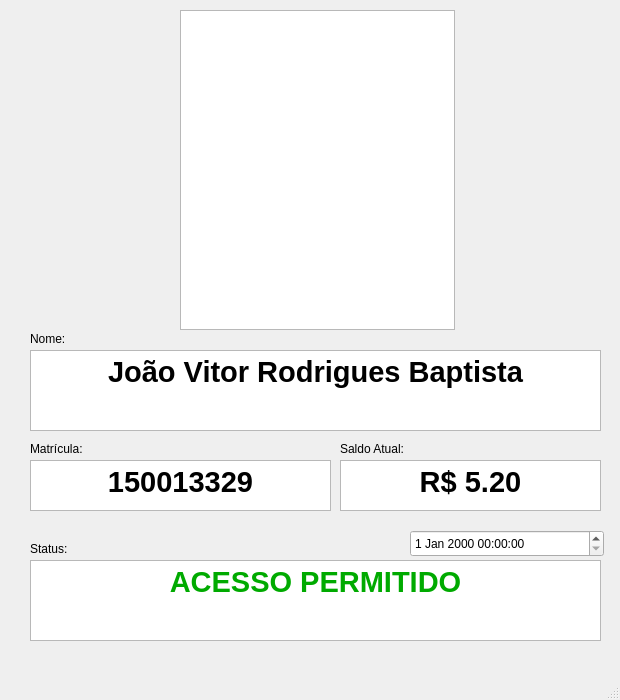
<?xml version="1.0" encoding="UTF-8"?>
<ui version="4.0">
 <class>Monitor</class>
 <widget class="QMainWindow" name="Monitor">
  <property name="geometry">
   <rect>
    <x>0</x>
    <y>0</y>
    <width>620</width>
    <height>700</height>
   </rect>
  </property>
  <property name="maximumSize">
   <size>
    <width>620</width>
    <height>700</height>
   </size>
  </property>
  <property name="windowTitle">
   <string>Monitor</string>
  </property>
  <widget class="QWidget" name="centralwidget">
   <widget class="QTextBrowser" name="Nome">
    <property name="geometry">
     <rect>
      <x>30</x>
      <y>350</y>
      <width>571</width>
      <height>81</height>
     </rect>
    </property>
    <property name="html">
     <string>&lt;!DOCTYPE HTML PUBLIC &quot;-//W3C//DTD HTML 4.0//EN&quot; &quot;http://www.w3.org/TR/REC-html40/strict.dtd&quot;&gt;
&lt;html&gt;&lt;head&gt;&lt;meta name=&quot;qrichtext&quot; content=&quot;1&quot; /&gt;&lt;style type=&quot;text/css&quot;&gt;
p, li { white-space: pre-wrap; }
&lt;/style&gt;&lt;/head&gt;&lt;body style=&quot; font-family:'Ubuntu'; font-size:11pt; font-weight:400; font-style:normal;&quot;&gt;
&lt;p align=&quot;center&quot; style=&quot; margin-top:0px; margin-bottom:0px; margin-left:0px; margin-right:0px; -qt-block-indent:0; text-indent:0px;&quot;&gt;&lt;span style=&quot; font-size:22pt; font-weight:600;&quot;&gt;João Vitor Rodrigues Baptista&lt;/span&gt;&lt;/p&gt;
&lt;p align=&quot;center&quot; style=&quot;-qt-paragraph-type:empty; margin-top:0px; margin-bottom:0px; margin-left:0px; margin-right:0px; -qt-block-indent:0; text-indent:0px; font-size:22pt; font-weight:600;&quot;&gt;&lt;br /&gt;&lt;/p&gt;&lt;/body&gt;&lt;/html&gt;</string>
    </property>
   </widget>
   <widget class="QTextBrowser" name="Matricula">
    <property name="geometry">
     <rect>
      <x>30</x>
      <y>460</y>
      <width>301</width>
      <height>51</height>
     </rect>
    </property>
    <property name="html">
     <string>&lt;!DOCTYPE HTML PUBLIC &quot;-//W3C//DTD HTML 4.0//EN&quot; &quot;http://www.w3.org/TR/REC-html40/strict.dtd&quot;&gt;
&lt;html&gt;&lt;head&gt;&lt;meta name=&quot;qrichtext&quot; content=&quot;1&quot; /&gt;&lt;style type=&quot;text/css&quot;&gt;
p, li { white-space: pre-wrap; }
&lt;/style&gt;&lt;/head&gt;&lt;body style=&quot; font-family:'Ubuntu'; font-size:11pt; font-weight:400; font-style:normal;&quot;&gt;
&lt;p align=&quot;center&quot; style=&quot; margin-top:0px; margin-bottom:0px; margin-left:0px; margin-right:0px; -qt-block-indent:0; text-indent:0px;&quot;&gt;&lt;span style=&quot; font-size:22pt; font-weight:600;&quot;&gt;150013329&lt;/span&gt;&lt;/p&gt;&lt;/body&gt;&lt;/html&gt;</string>
    </property>
   </widget>
   <widget class="QTextBrowser" name="Dinheiro">
    <property name="geometry">
     <rect>
      <x>340</x>
      <y>460</y>
      <width>261</width>
      <height>51</height>
     </rect>
    </property>
    <property name="html">
     <string>&lt;!DOCTYPE HTML PUBLIC &quot;-//W3C//DTD HTML 4.0//EN&quot; &quot;http://www.w3.org/TR/REC-html40/strict.dtd&quot;&gt;
&lt;html&gt;&lt;head&gt;&lt;meta name=&quot;qrichtext&quot; content=&quot;1&quot; /&gt;&lt;style type=&quot;text/css&quot;&gt;
p, li { white-space: pre-wrap; }
&lt;/style&gt;&lt;/head&gt;&lt;body style=&quot; font-family:'Ubuntu'; font-size:11pt; font-weight:400; font-style:normal;&quot;&gt;
&lt;p align=&quot;center&quot; style=&quot; margin-top:0px; margin-bottom:0px; margin-left:0px; margin-right:0px; -qt-block-indent:0; text-indent:0px;&quot;&gt;&lt;span style=&quot; font-size:22pt; font-weight:600;&quot;&gt;R$ 5.20&lt;/span&gt;&lt;/p&gt;&lt;/body&gt;&lt;/html&gt;</string>
    </property>
   </widget>
   <widget class="QLabel" name="Matricula_l">
    <property name="geometry">
     <rect>
      <x>30</x>
      <y>440</y>
      <width>71</width>
      <height>17</height>
     </rect>
    </property>
    <property name="text">
     <string>Matrícula: </string>
    </property>
   </widget>
   <widget class="QLabel" name="DInheiro_l">
    <property name="geometry">
     <rect>
      <x>340</x>
      <y>440</y>
      <width>131</width>
      <height>17</height>
     </rect>
    </property>
    <property name="text">
     <string>Saldo Atual:</string>
    </property>
   </widget>
   <widget class="QLabel" name="Nome_L">
    <property name="geometry">
     <rect>
      <x>30</x>
      <y>330</y>
      <width>131</width>
      <height>17</height>
     </rect>
    </property>
    <property name="text">
     <string>Nome:</string>
    </property>
   </widget>
   <widget class="QDateTimeEdit" name="Data_e_HOra">
    <property name="geometry">
     <rect>
      <x>410</x>
      <y>530</y>
      <width>194</width>
      <height>27</height>
     </rect>
    </property>
   </widget>
   <widget class="QTextBrowser" name="Status">
    <property name="geometry">
     <rect>
      <x>30</x>
      <y>560</y>
      <width>571</width>
      <height>81</height>
     </rect>
    </property>
    <property name="html">
     <string>&lt;!DOCTYPE HTML PUBLIC &quot;-//W3C//DTD HTML 4.0//EN&quot; &quot;http://www.w3.org/TR/REC-html40/strict.dtd&quot;&gt;
&lt;html&gt;&lt;head&gt;&lt;meta name=&quot;qrichtext&quot; content=&quot;1&quot; /&gt;&lt;style type=&quot;text/css&quot;&gt;
p, li { white-space: pre-wrap; }
&lt;/style&gt;&lt;/head&gt;&lt;body style=&quot; font-family:'Ubuntu'; font-size:11pt; font-weight:400; font-style:normal;&quot;&gt;
&lt;p align=&quot;center&quot; style=&quot; margin-top:0px; margin-bottom:0px; margin-left:0px; margin-right:0px; -qt-block-indent:0; text-indent:0px;&quot;&gt;&lt;span style=&quot; font-size:22pt; font-weight:600; color:#00aa00;&quot;&gt;ACESSO PERMITIDO&lt;/span&gt;&lt;/p&gt;&lt;/body&gt;&lt;/html&gt;</string>
    </property>
   </widget>
   <widget class="QLabel" name="Status_l">
    <property name="geometry">
     <rect>
      <x>30</x>
      <y>540</y>
      <width>66</width>
      <height>17</height>
     </rect>
    </property>
    <property name="text">
     <string>Status:</string>
    </property>
   </widget>
   <widget class="QTextBrowser" name="textBrowser">
    <property name="geometry">
     <rect>
      <x>180</x>
      <y>10</y>
      <width>275</width>
      <height>320</height>
     </rect>
    </property>
    <property name="minimumSize">
     <size>
      <width>275</width>
      <height>320</height>
     </size>
    </property>
    <property name="maximumSize">
     <size>
      <width>275</width>
      <height>320</height>
     </size>
    </property>
    <property name="html">
     <string>&lt;!DOCTYPE HTML PUBLIC &quot;-//W3C//DTD HTML 4.0//EN&quot; &quot;http://www.w3.org/TR/REC-html40/strict.dtd&quot;&gt;
&lt;html&gt;&lt;head&gt;&lt;meta name=&quot;qrichtext&quot; content=&quot;1&quot; /&gt;&lt;style type=&quot;text/css&quot;&gt;
p, li { white-space: pre-wrap; }
&lt;/style&gt;&lt;/head&gt;&lt;body style=&quot; font-family:'Ubuntu'; font-size:11pt; font-weight:400; font-style:normal;&quot;&gt;
&lt;p style=&quot; margin-top:0px; margin-bottom:0px; margin-left:0px; margin-right:0px; -qt-block-indent:0; text-indent:0px;&quot;&gt;&lt;img src=&quot;:/PIC/cortado.png&quot; /&gt;&lt;/p&gt;&lt;/body&gt;&lt;/html&gt;</string>
    </property>
   </widget>
  </widget>
  <widget class="QMenuBar" name="menubar">
   <property name="geometry">
    <rect>
     <x>0</x>
     <y>0</y>
     <width>620</width>
     <height>25</height>
    </rect>
   </property>
  </widget>
  <widget class="QStatusBar" name="statusbar"/>
 </widget>
 <resources>
  <include location="../../../../../../Pictures/CyberGate%20(copy).png"/>
 </resources>
 <connections/>
</ui>
